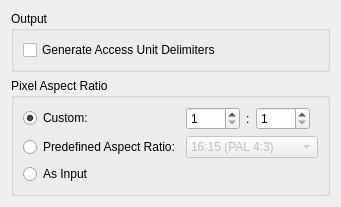
     <widget class="QWidget" name="tabOutput1">
      <attribute name="title">
       <string>Output 1</string>
      </attribute>
      <layout class="QVBoxLayout">
       <item>
        <widget class="QGroupBox" name="groupBox_16">
         <property name="title">
          <string>Output</string>
         </property>
         <layout class="QVBoxLayout">
          <item>
           <widget class="QCheckBox" name="accessUnitCheckBox">
            <property name="text">
             <string>Generate Access Unit Delimiters</string>
            </property>
           </widget>
          </item>
         </layout>
        </widget>
       </item>
       <item>
        <widget class="QGroupBox" name="groupBox_15">
         <property name="title">
          <string>Pixel Aspect Ratio</string>
         </property>
         <layout class="QVBoxLayout">
          <item>
           <layout class="QGridLayout">
            <item row="0" column="0">
             <widget class="QRadioButton" name="sarCustomRadioButton">
              <property name="text">
               <string comment="PAR">Custom:</string>
              </property>
              <property name="checked">
               <bool>true</bool>
              </property>
             </widget>
            </item>
            <item row="2" column="0">
             <widget class="QRadioButton" name="sarAsInputRadioButton">
              <property name="text">
               <string>As Input</string>
              </property>
             </widget>
            </item>
            <item row="2" column="1">
             <layout class="QHBoxLayout">
              <item>
               <widget class="QLabel" name="sarAsInputLabel">
                <property name="enabled">
                 <bool>false</bool>
                </property>
                <property name="text">
                 <string/>
                </property>
               </widget>
              </item>
              <item>
               <spacer name="spacer_65">
                <property name="orientation">
                 <enum>Qt::Horizontal</enum>
                </property>
                <property name="sizeHint" stdset="0">
                 <size>
                  <width>0</width>
                  <height>0</height>
                 </size>
                </property>
               </spacer>
              </item>
             </layout>
            </item>
            <item row="0" column="1">
             <layout class="QHBoxLayout">
              <item>
               <widget class="QSpinBox" name="sarCustomSpinBox1">
                <property name="minimum">
                 <number>1</number>
                </property>
                <property name="maximum">
                 <number>9999</number>
                </property>
                <property name="value">
                 <number>1</number>
                </property>
               </widget>
              </item>
              <item>
               <widget class="QLabel" name="sarCustomLabel">
                <property name="text">
                 <string>:</string>
                </property>
               </widget>
              </item>
              <item>
               <widget class="QSpinBox" name="sarCustomSpinBox2">
                <property name="minimum">
                 <number>1</number>
                </property>
                <property name="maximum">
                 <number>9999</number>
                </property>
                <property name="value">
                 <number>1</number>
                </property>
               </widget>
              </item>
              <item>
               <spacer name="spacer_64">
                <property name="orientation">
                 <enum>Qt::Horizontal</enum>
                </property>
                <property name="sizeHint" stdset="0">
                 <size>
                  <width>0</width>
                  <height>0</height>
                 </size>
                </property>
               </spacer>
              </item>
             </layout>
            </item>
            <item row="1" column="0">
             <widget class="QRadioButton" name="sarPredefinedRadioButton">
              <property name="text">
               <string>Predefined Aspect Ratio:</string>
              </property>
             </widget>
            </item>
            <item row="1" column="1">
             <layout class="QHBoxLayout">
              <item>
               <widget class="QComboBox" name="sarPredefinedComboBox">
                <property name="enabled">
                 <bool>false</bool>
                </property>
                <item>
                 <property name="text">
                  <string>16:15 (PAL 4:3)</string>
                 </property>
                </item>
                <item>
                 <property name="text">
                  <string>64:45 (PAL 16:9)</string>
                 </property>
                </item>
                <item>
                 <property name="text">
                  <string>8:9 (NTSC 4:3)</string>
                 </property>
                </item>
                <item>
                 <property name="text">
                  <string>32:27 (NTSC 16:9)</string>
                 </property>
                </item>
               </widget>
              </item>
              <item>
               <spacer name="spacer_62">
                <property name="orientation">
                 <enum>Qt::Horizontal</enum>
                </property>
                <property name="sizeHint" stdset="0">
                 <size>
                  <width>0</width>
                  <height>0</height>
                 </size>
                </property>
               </spacer>
              </item>
             </layout>
            </item>
           </layout>
          </item>
         </layout>
        </widget>
       </item>
       <item>
        <spacer name="spacer_60">
         <property name="orientation">
          <enum>Qt::Vertical</enum>
         </property>
         <property name="sizeHint" stdset="0">
          <size>
           <width>0</width>
           <height>0</height>
          </size>
         </property>
        </spacer>
       </item>
      </layout>
     </widget>
